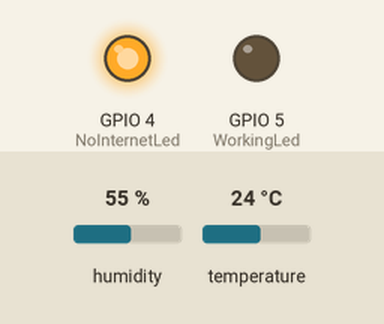
This sketch was run on a simulated ESP8266 (NodeMCU). Shown: output pins drawn as LEDs (lit = HIGH). The test bench sets the inputs (shaded band); at power-on: humidity 55 %, temperature 24 °C. WiFi joins after 1.5 s; servers stay silent unless stated; what the sketch prints to the serial monitor is not drawn.

Above: at 0.1 s.
At 1.6 s:
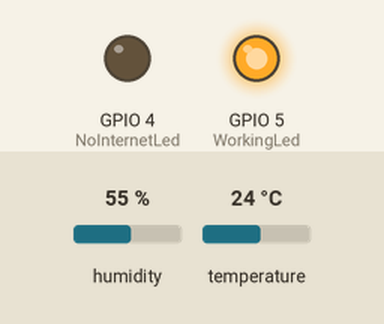
Timing chart, 0 to 3.1 s (numbered marks = the images above):
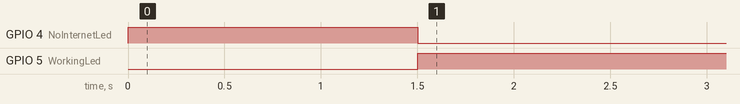

The sketch:

sketch_apr08a.ino
```cpp
#include <Arduino.h>
#include <ESP8266WiFi.h>
#include <ArduinoJson.h>
#include <Adafruit_Sensor.h>
#include <DHT.h>
#include <ESP8266HTTPClient.h>
#include <string.h>

#define DHTPIN 2     // Digital pin connected to the DHT sensor
#define DHTTYPE    DHT11
#define WorkingLed 5
#define NoInternetLed 4

const char* ssid = "MERCUSYS_98EB";
const char* password = "matei123";

HTTPClient http;

String fingerPrint = "82:88:7C:B6:41:71:8B:04:67:A5:10:C2:34:40:24:04:78:A6:7E:55";
String api = "https://weatherstation.conveyor.cloud";
unsigned long previousReadingMillis = 0;
const long readingInterval = 5000;
unsigned long previousPostMillis = 0;
const long postInterval = 1800000;
DHT dht(DHTPIN, DHTTYPE);

float t;
float h;

void setup() {
  // put your setup code here, to run once:
  pinMode(WorkingLed,OUTPUT);
  pinMode(NoInternetLed,OUTPUT);
  Serial.begin(9600);
  WiFi.begin(ssid, password);
  while (WiFi.status() != WL_CONNECTED)
  {
     digitalWrite(NoInternetLed,HIGH);
     digitalWrite(WorkingLed,LOW);
     delay(500);
     Serial.print("*");
  }
  dht.begin();
}

void loop() {
 digitalWrite(NoInternetLed,LOW);
 digitalWrite(WorkingLed,HIGH);
 unsigned long currentMillis = millis();
  if (currentMillis - previousReadingMillis >= readingInterval) {
    // save the last time you updated the DHT values
    previousReadingMillis = currentMillis;
    // Read temperature as Celsius (the default)
    float newT = dht.readTemperature();
    // Read temperature as Fahrenheit (isFahrenheit = true)
    //float newT = dht.readTemperature(true);
    // if temperature read failed, don't change t value
    if (isnan(newT)) {
      Serial.println("Failed to read from DHT sensor!");
    }
    else {
      t = newT;
      Serial.print("Temperatura:");
      Serial.println(t);
    }
    // Read Humidity
    float newH = dht.readHumidity();
    // if humidity read failed, don't change h value
    if (isnan(newH)) {
      Serial.println("Failed to read from DHT sensor!");
    }
    else {
      h = newH;
      Serial.print("Umiditate:");
      Serial.println(h);
    }
  }


  if(currentMillis - previousPostMillis >= postInterval){
      Serial.println(h);
      PostSensorValue("temperature",t);
      PostSensorValue("humidity",h);
      previousPostMillis = currentMillis;
   }
}
 void PostSensorValue(String type, float value)
    {
      Serial.println("making POST request");
      String contentType = "application/json";

      const int capacity = JSON_OBJECT_SIZE(2) + 66;
      StaticJsonBuffer<capacity> JSONbuffer;
      JsonObject& JSONencoder = JSONbuffer.createObject();

      JSONencoder["Type"] = type;
      JSONencoder["Value"] = value;
      Serial.println(value);

      char JSONmessageBuffer[capacity];
      JSONencoder.prettyPrintTo(JSONmessageBuffer, sizeof(JSONmessageBuffer));

      http.begin(api+"/api/measurements/measurement/create",fingerPrint);      //Specify request destination
        http.addHeader("Content-Type", "application/json");  //Specify content-type header

        int httpCode = http.POST(JSONmessageBuffer);   //Send the request
        String payload = http.getString();                                        //Get the response payload

        Serial.println(httpCode);   //Print HTTP return code
        Serial.println(payload);    //Print request response payload

        http.end();  //Close connection

    }
```

Measured:
- by itself, GPIO 4 (NoInternetLed): HIGH → LOW at 1.5 s
- by itself, GPIO 5 (WorkingLed): LOW → HIGH at 1.5 s
